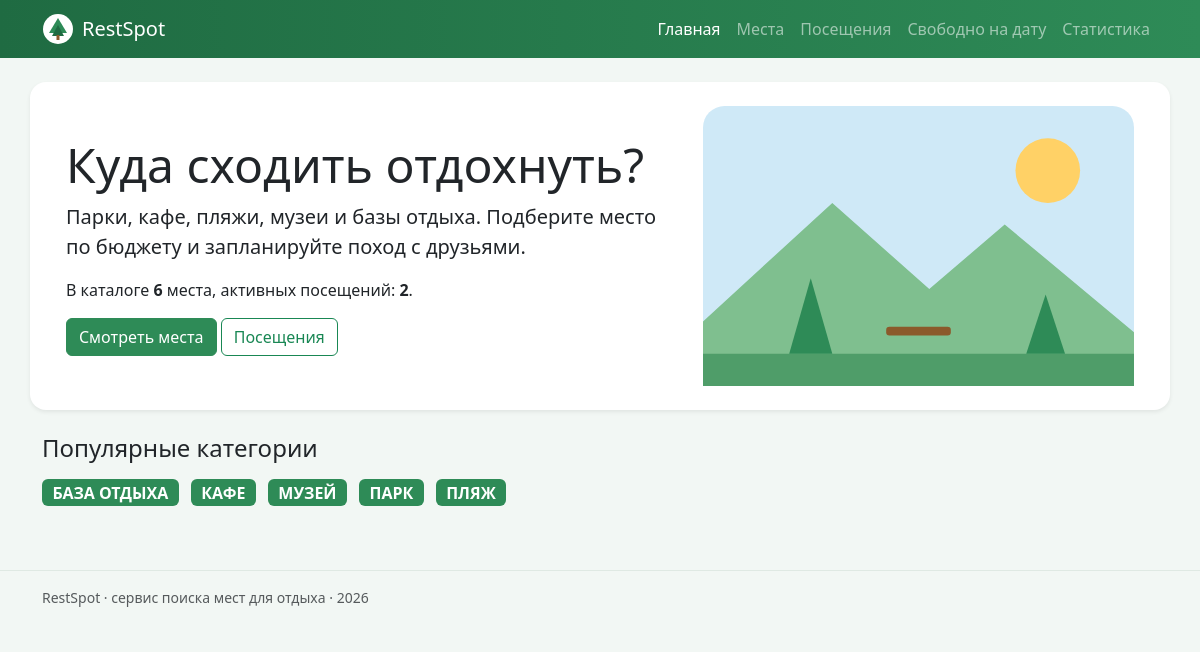
The page / on the database its author committed.
### homepage/views.py (the view)
# urls.py: path('', views.index, name='index'),
def index(request):
    totals = fetch_one(q.TOTALS)
    context = {
        'places_count': totals['places'],
        'active_count': totals['active'] or 0,
        'categories': [r['category'] for r in fetch_all(q.CATEGORIES)],
    }
    return render(request, 'homepage/index.html', context)

### db/database.py (called while the page is built)
def get_connection(path: Path = DB_PATH) -> sqlite3.Connection:
    conn = sqlite3.connect(path)
    conn.row_factory = sqlite3.Row
    conn.execute("PRAGMA foreign_keys = ON")
    return conn

def _to_dict(row: sqlite3.Row) -> dict:
    data = dict(row)
    if isinstance(data.get("date"), str):
        data["day"] = date.fromisoformat(data["date"])
    return data

def fetch_all(sql: str, params: tuple | dict = ()) -> list[dict]:
    with get_connection() as conn:
        return [_to_dict(row) for row in conn.execute(sql, params)]

def fetch_one(sql: str, params: tuple | dict = ()) -> dict | None:
    rows = fetch_all(sql, params)
    return rows[0] if rows else None

### templates/homepage/index.html (shortened to what this page needs)
{% extends "base.html" %}
{% load static %}
{% block content %}
<div class="row align-items-center p-4 mb-4 bg-white rounded-4 shadow-sm">
  <div class="col-md-7">
    <h1 class="display-5">Куда сходить отдохнуть?</h1>
    <p class="lead">Парки, кафе, пляжи, музеи и базы отдыха. Подберите место
      по бюджету и запланируйте поход с друзьями.</p>
    <p>
      В каталоге <b>{{ places_count }}</b> мест{{ places_count|pluralize:"о,а" }},
      активных посещений: <b>{{ active_count }}</b>.
    </p>
    <a class="btn btn-success" href="{% url 'places:list' %}">Смотреть места</a>
    <a class="btn btn-outline-success" href="{% url 'visits:list' %}">Посещения</a>
  </div>
  <div class="col-md-5 text-center">
    <img src="{% static 'img/hero.svg' %}" class="img-fluid" alt="Иллюстрация: отдых на природе">
  </div>
</div>
<h2 class="h4 mb-3">Популярные категории</h2>
<ul class="list-inline">
  {% for category in categories %}
    <li class="list-inline-item"><span class="badge rs-badge fs-6">{{ category|upper }}</span></li>
  {% empty %}
    <li>Категорий пока нет</li>
  {% endfor %}
</ul>
{% endblock %}

### static/css/style.css (style rules this page uses)
:root { --rs-green: #2e8b57; --rs-green-dark: #1f6b42; --rs-bg: #f2f7f4; }
body { background: var(--rs-bg); }
.rs-badge { background: var(--rs-green); }
.btn-success { background: var(--rs-green); border-color: var(--rs-green); }

### rows shown on the page
places: category "БАЗА ОТДЫХА"
places: category "МУЗЕЙ"
places: category "ПАРК"
places: category "ПЛЯЖ"

### other values the page prints
{{ places_count }} "6"
{{ active_count }} "2"
{{ category|upper }} "КАФЕ"
